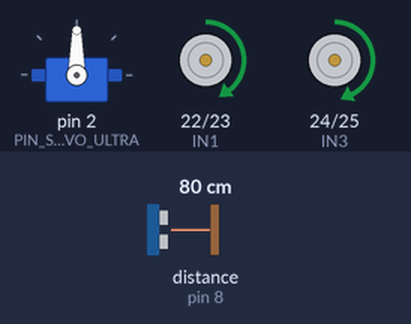
The sketch below on a simulated Arduino Mega 2560, built with avr-gcc and run on an emulated ATmega2560. Parts: servo, motor-driver pin pairs drawn as motors (green arrow = first pin HIGH = forward, orange = second pin HIGH = backward, longer = more drive, scaled by the enable pin). Wiring (inferred from the names in the program): ultrasonic range finder: trigger pin 9; echo pin 8. The test bench sets the inputs (shaded band); at power-on: distance to the obstacle (sensor on pin 8) 80 cm. The echo pulse lasts 58.3 µs per cm.

Above: at 1.7 s.
1.8 s: distance to the obstacle (sensor on pin 8) set to 2 cm
At 2.2 s:
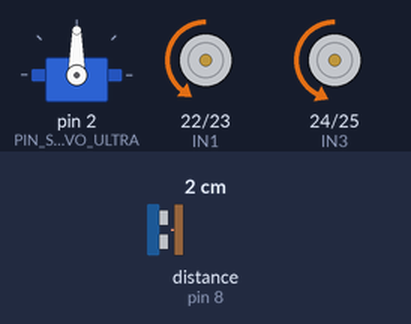
4.8 s: distance to the obstacle (sensor on pin 8) set to 4 cm
At 7.26 s:
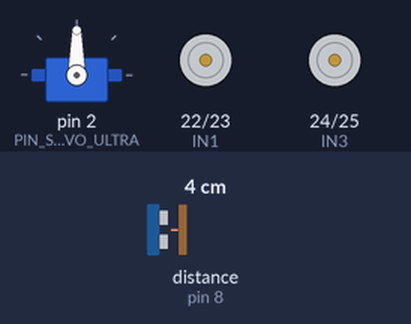
Timing chart, 0 to 13.8 s (numbered marks = the images above; inputs shaded):
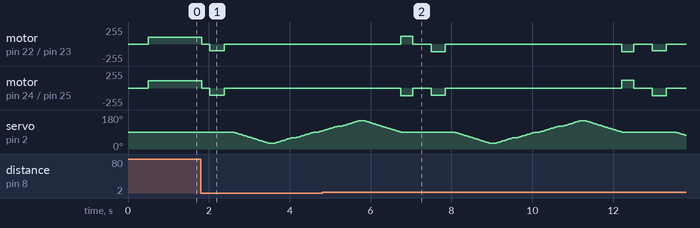

The sketch:

ManejoIndependiente.ino
```cpp
#include <Servo.h>

// ==========================================
// 1. MAPEO DE PINES (ARDUINO MEGA)
// ==========================================
// --- Puente H L298N ---
#define ENA 6   // PWM Motor A
#define ENB 7   // PWM Motor B
#define IN1 22  // Dirección A1
#define IN2 23  // Dirección A2
#define IN3 24  // Dirección B1
#define IN4 25  // Dirección B2

// --- Sensor Ultrasónico ---
#define TRIG 9
#define ECHO 8

// --- Servomotor ---
#define PIN_SERVO_ULTRA 2

// ==========================================
// 2. PARÁMETROS DE CONFIGURACIÓN
// ==========================================
// Ajuste de compensación por llantas/variables invertidas.
// Si notas que gira hacia un lado en vez de ir recto, intercambia estos dos valores:
int VEL_MOTOR_A = 98;
int VEL_MOTOR_B = 110;
int VEL_GIRO = 115;    // Velocidad un poco mayor para vencer la fricción al girar

const int DISTANCIA_PARO = 25; // 25 cm para tener margen de maniobra

// Variables de objetos y lógica
Servo servoUltra;
long distanciaFrontal;

// Telemetría Anti-Atasco
long distanciaAnterior = 0;
unsigned long tiempoUltimoChequeo = 0;
int contadorAtasco = 0;

// ==========================================
// 3. CONFIGURACIÓN INICIAL (SETUP)
// ==========================================
void setup() {
  Serial.begin(9600); // Para monitorear en computadora si es necesario

  // Motores
  pinMode(ENA, OUTPUT);
  pinMode(ENB, OUTPUT);
  pinMode(IN1, OUTPUT);
  pinMode(IN2, OUTPUT);
  pinMode(IN3, OUTPUT);
  pinMode(IN4, OUTPUT);

  // Sensor Ultrasónico
  pinMode(TRIG, OUTPUT);
  pinMode(ECHO, INPUT);

  // Servo
  servoUltra.attach(PIN_SERVO_ULTRA);
  servoUltra.write(90); // Iniciar mirando al frente
  delay(500); // Esperar a que el servo llegue a su posición
}

// ==========================================
// 4. BUCLE PRINCIPAL (LOOP)
// ==========================================
void loop() {
  distanciaFrontal = medirDistancia();

  // --- SISTEMA ANTI-ATASCO ---
  // Revisa cada 500ms si el robot realmente está avanzando
  if (millis() - tiempoUltimoChequeo > 500) {
    if (abs(distanciaFrontal - distanciaAnterior) <= 2) {
      contadorAtasco++; // Si la diferencia es menor a 2cm, sumamos advertencia
    } else {
      contadorAtasco = 0; // Si se mueve bien, reiniciamos el contador
    }
    distanciaAnterior = distanciaFrontal;
    tiempoUltimoChequeo = millis();

    // Si pasaron 1.5 seg (3 conteos) atascado...
    if (contadorAtasco >= 3) {
      maniobraEscape();
      contadorAtasco = 0; // Reiniciar tras escapar
    }
  }

  // --- LÓGICA DE NAVEGACIÓN ---
  if (distanciaFrontal > 0 && distanciaFrontal <= DISTANCIA_PARO) {
    // OBSTÁCULO DETECTADO
    rutinaEvasion();
  } else {
    // CAMINO LIBRE
    avanzar();
  }

  delay(50); // Pequeña pausa para estabilizar las lecturas del bucle
}

// ==========================================
// 5. FUNCIONES DE COMPORTAMIENTO
// ==========================================

void rutinaEvasion() {
  detener();
  delay(200); // Reposo inercial

  // 1. Reversa táctica para hacer espacio a la rueda loca (evitar choque trasero)
  retroceder(350); // 350 milisegundos de reversa
  detener();
  delay(200);

  // 2. Escaneo de Radar
  int mejorAngulo = barridoRadar();

  // 3. Tomar decisión de giro
  // Asumiendo que 90 es frente, > 90 es Izquierda, < 90 es Derecha
  if (mejorAngulo > 90) {
    girarIzquierda(300); // Ajusta este tiempo según cuánto quieras que gire
  } else {
    girarDerecha(300);
  }

  detener();
  delay(200);
}

int barridoRadar() {
  int distancias[5]; // Guardará las medidas de 30°, 60°, 90°, 120°, 150°
  int angulos[5] = {30, 60, 90, 120, 150};

  // Mover suavemente el servo desde 90 hasta 30 para empezar a escanear
  for(int pos = 90; pos >= 30; pos--) {
    servoUltra.write(pos);
    delay(15);
  }

  // Escaneo suave de 30 a 150 pasando por los puntos clave
  int indice = 0;
  for(int pos = 30; pos <= 150; pos++) {
    servoUltra.write(pos);
    delay(15); // Velocidad suave del escáner

    // Si el servo pasa por uno de nuestros ángulos objetivo, tomamos lectura
    if (pos == angulos[indice]) {
      delay(100); // Pausa mínima para estabilizar vibración mecánica
      distancias[indice] = medirDistancia();
      indice++;
    }
  }

  // Volver suavemente al centro (90)
  for(int pos = 150; pos >= 90; pos--) {
    servoUltra.write(pos);
    delay(15);
  }

  // Evaluar cuál de las 5 medidas fue la mayor (más espacio libre)
  int maxDistancia = -1;
  int mejorAngulo = 90;

  for(int i = 0; i < 5; i++) {
    if(distancias[i] > maxDistancia) {
      maxDistancia = distancias[i];
      mejorAngulo = angulos[i];
    }
  }
  return mejorAngulo;
}

void maniobraEscape() {
  // Cuando el robot detecta que patinó o se atascó
  detener();
  retroceder(500); // Reversa más larga y desesperada
  detener();
  delay(100);
  girarIzquierda(450); // Giro fuerte para romper la trampa
  detener();
  delay(200);
}

// ==========================================
// 6. FUNCIONES DE CONTROL DE MOTORES
// ==========================================

void avanzar() {
  analogWrite(ENA, VEL_MOTOR_A);
  analogWrite(ENB, VEL_MOTOR_B);
  digitalWrite(IN1, HIGH);
  digitalWrite(IN2, LOW);
  digitalWrite(IN3, HIGH);
  digitalWrite(IN4, LOW);
}

void retroceder(int tiempo) {
  analogWrite(ENA, VEL_MOTOR_A);
  analogWrite(ENB, VEL_MOTOR_B);
  digitalWrite(IN1, LOW);
  digitalWrite(IN2, HIGH);
  digitalWrite(IN3, LOW);
  digitalWrite(IN4, HIGH);
  delay(tiempo);
}

void girarIzquierda(int tiempo) {
  analogWrite(ENA, VEL_GIRO);
  analogWrite(ENB, VEL_GIRO);
  // Lógica invertida para que coincida con tu hardware real
  digitalWrite(IN1, HIGH);
  digitalWrite(IN2, LOW);
  digitalWrite(IN3, LOW);
  digitalWrite(IN4, HIGH);
  delay(tiempo);
}

void girarDerecha(int tiempo) {
  analogWrite(ENA, VEL_GIRO);
  analogWrite(ENB, VEL_GIRO);
  // Lógica invertida para que coincida con tu hardware real
  digitalWrite(IN1, LOW);
  digitalWrite(IN2, HIGH);
  digitalWrite(IN3, HIGH);
  digitalWrite(IN4, LOW);
  delay(tiempo);
}

void detener() {
  digitalWrite(IN1, LOW);
  digitalWrite(IN2, LOW);
  digitalWrite(IN3, LOW);
  digitalWrite(IN4, LOW);
  analogWrite(ENA, 0);
  analogWrite(ENB, 0);
}

// ==========================================
// 7. FUNCIÓN DEL SENSOR ULTRASÓNICO
// ==========================================
long medirDistancia() {
  digitalWrite(TRIG, LOW);
  delayMicroseconds(2);
  digitalWrite(TRIG, HIGH);
  delayMicroseconds(10);
  digitalWrite(TRIG, LOW);

  // Timeout de 25000 microsegundos (~400cm max) para evitar bloqueos del código
  long duracion = pulseIn(ECHO, HIGH, 25000);

  if (duracion == 0) {
    return 400; // Si no hay eco en rango, devolver valor alto como camino libre
  }

  return duracion / 58.2; // Convertir a centímetros
}
```
